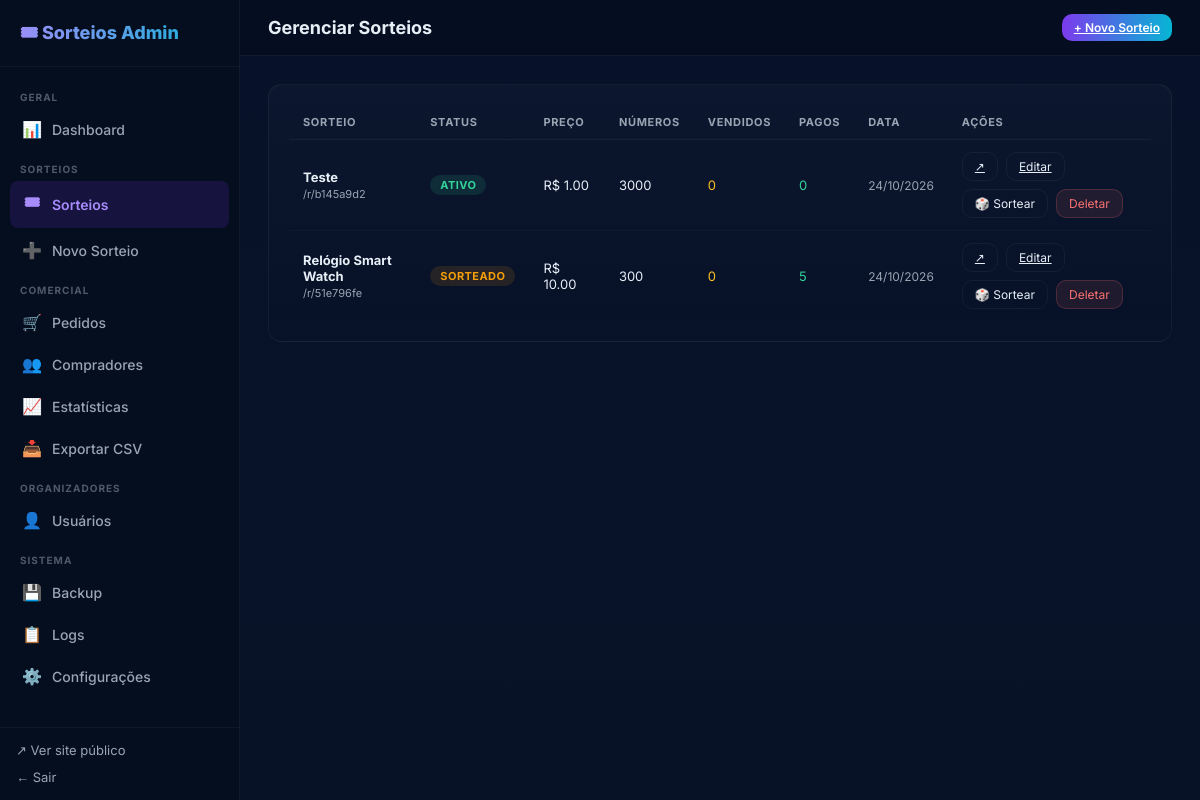
The app's page /admin/sorteios (signed in), older data.
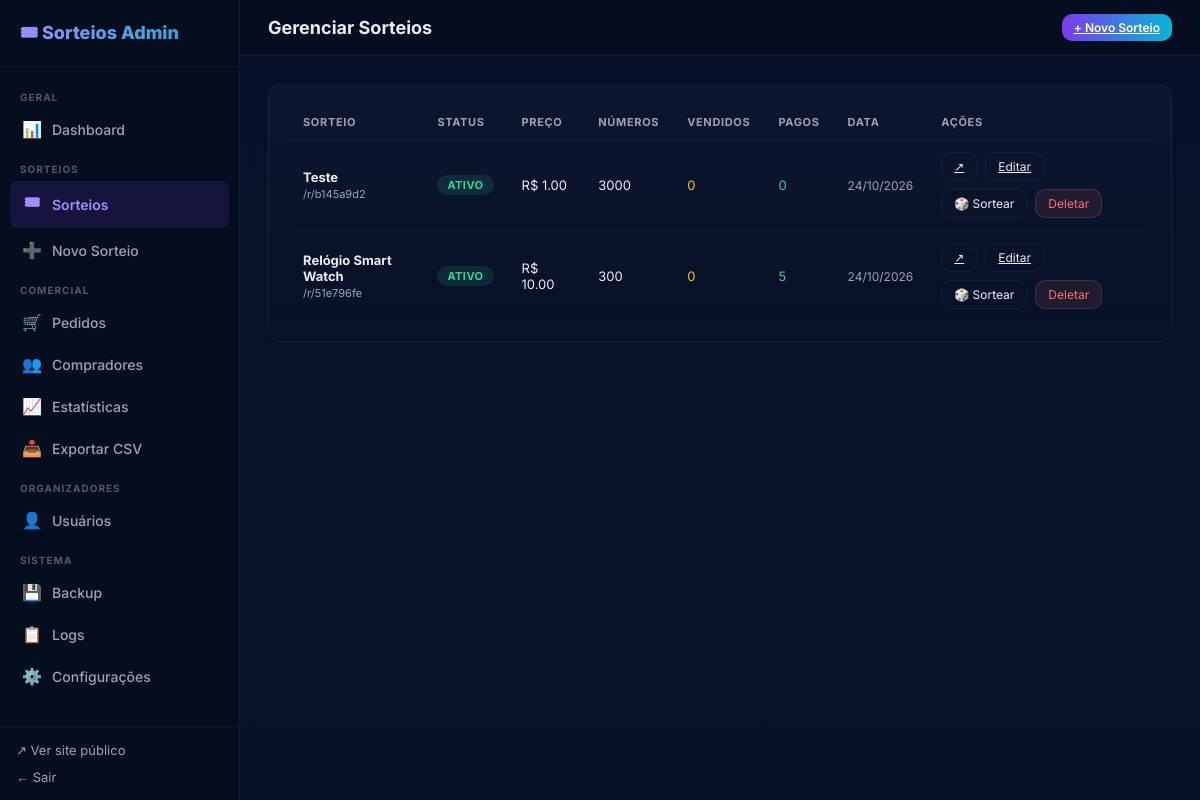
The same page, newer data.
### app/models.py (models this page shows)
class Campaign(Base):
    __tablename__ = "campaigns"
    id = Column(Integer, primary_key=True, index=True)
    title = Column(String(200), nullable=False)
    slug = Column(String(16), unique=True, nullable=False, index=True)
    draw_date = Column(DateTime, nullable=True)
    goal_amount = Column(Float, nullable=False)
    price_per_quota = Column(Float, nullable=False)
    pix_key = Column(String(200), nullable=True)
    status = Column(String(20), nullable=False, default="active")  # active | drawn | closed | sold_out
    created_at = Column(DateTime, default=datetime.datetime.utcnow, nullable=False)
    winner_quota_id = Column(Integer, ForeignKey("quotas.id", use_alter=True), nullable=True)
    description = Column(Text, nullable=True)
    prize_image_url = Column(String(500), nullable=True)
    prize_value = Column(Float, nullable=True)
    rules = Column(Text, nullable=True)
    max_per_person = Column(Integer, default=10, nullable=True)
    pix_receiver_name = Column(String(25), default="SORTEIOS", nullable=True)
    pix_receiver_city = Column(String(15), default="SAO PAULO", nullable=True)
    reservation_expires_minutes = Column(Integer, default=30, nullable=True)
    owner_id = Column(Integer, ForeignKey("users.id", ondelete="SET NULL"), nullable=True)
    owner = relationship("User", back_populates="campaigns", foreign_keys=[owner_id])
    quotas = relationship(
        "Quota",
        primaryjoin="Campaign.id == Quota.campaign_id",
        back_populates="campaign",
        cascade="all, delete-orphan",
        lazy="select",
    )
    orders = relationship("Order", back_populates="campaign", cascade="all, delete-orphan")

### app/main.py (the view)
@app.get("/admin/sorteios", response_class=HTMLResponse)
def admin_raffles_list(request: Request, session: Session = Depends(get_db), _: None = Depends(require_admin)):
    campaigns = crud.list_campaigns(session)
    stats_map = {c.id: crud.get_raffle_stats(session, c.id) for c in campaigns}
    return templates.TemplateResponse(request, "admin_raffles.html", {
        "campaigns": campaigns,
        "stats_map": stats_map,
    })

### app/templates/admin_raffles.html (shortened to what this page needs)
{% extends "admin_base.html" %}
{% block page_title %}Gerenciar Sorteios{% endblock %}
{% set active = 'sorteios' %}
{% block topbar_actions %}
<a href="/admin/sorteios/novo" class="btn primary btn-sm">+ Novo Sorteio</a>
{% endblock %}
{% block content %}
{% if not campaigns %}
<div class="adm-card" style="text-align:center;padding:60px;">
  <div style="font-size:48px;margin-bottom:16px;">🎟</div>
  <h3>Nenhum sorteio criado</h3>
  <p style="color:var(--muted);margin-bottom:20px;">Crie seu primeiro sorteio para começar a vender números.</p>
  <a href="/admin/sorteios/novo" class="btn primary">Criar Sorteio</a>
</div>
{% else %}
<div class="adm-card">
  <div class="adm-table-wrap">
    <table class="adm-table">
      <thead>
        <tr>
          <th>Sorteio</th>
          <th>Status</th>
          <th>Preço</th>
          <th>Números</th>
          <th>Vendidos</th>
          <th>Pagos</th>
          <th>Data</th>
          <th>Ações</th>
        </tr>
      </thead>
      <tbody>
        {% for c in campaigns %}
        {% set st = stats_map.get(c.id, {}) %}
        <tr>
          <td>
            <strong>{{ c.title }}</strong>
            <div style="font-size:11px;color:var(--muted);margin-top:2px;">/r/{{ c.slug }}</div>
          </td>
          <td><span class="status-badge {{ c.status }}">{{ c.status | status_pt }}</span></td>
          <td>R$ {{ '%.2f' % c.price_per_quota }}</td>
          <td>{{ st.get('total', 0) }}</td>
          <td>
            <span style="color:#fbbf24">{{ st.get('reserved', 0) }}</span>
          </td>
          <td>
            <span style="color:#34d399">{{ st.get('paid', 0) }}</span>
          </td>
          <td style="white-space:nowrap;color:var(--muted);font-size:12px;">
            {{ c.draw_date.strftime('%d/%m/%Y') if c.draw_date else '—' }}
          </td>
          <td>
            <div class="adm-actions">
              <a href="/r/{{ c.slug }}" target="_blank" class="btn btn-sm">↗</a>
              <a href="/admin/sorteios/{{ c.id }}" class="btn btn-sm">Editar</a>
              <button class="btn btn-sm" onclick="var d=window._campaignData[{{ c.id }}]; window.startDraw(d.id, d.title)">🎲 Sortear</button>
              <form method="post" action="/admin/sorteios/{{ c.id }}/deletar"
                    onsubmit="return confirm('Deletar sorteio?')">
                <button class="btn btn-sm btn-danger" type="submit">Deletar</button>
              </form>
            </div>
          </td>
        </tr>
        {% endfor %}
      </tbody>
    </table>
  </div>
</div>
{% endif %}
{% endblock %}

Row changes from the older to the newer data that the page shows:
changed Campaign "Relógio Smart Watch": status "drawn" → "active" (drawn); status|status_pt "SORTEADO" → "ATIVO"
